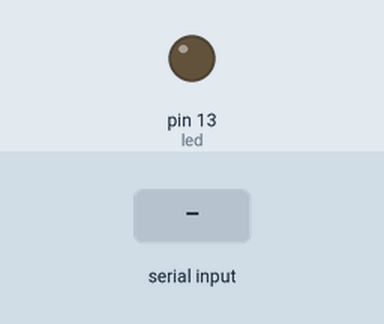
A sketch run on a simulated Arduino Uno, built with avr-gcc and run on an emulated ATmega328P. Parts: output pins drawn as LEDs (lit = HIGH). Inputs (shaded band) come from the test bench.

Above: at 1.2 s.
1.3 s: "a\n" received over Serial
At 4.2 s:
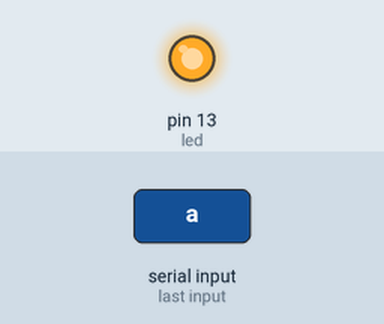
Timing chart, 0 to 10.3 s (numbered marks = the images above; inputs shaded):
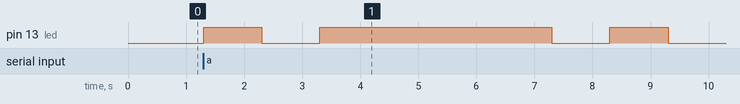

The sketch:

7.5morse__.ino
```cpp
#define _dottime 1000
int led = 13;
char c;

void setup() {
    pinMode(led, OUTPUT);
    Serial.begin(9600);
}

void loop() {
    if(Serial.available())
    {
      c = Serial.read();
      Morse_Led(led,c);
    }
}

void Morse_Led(int pin,char c)
{
  switch(c){
    case 'a':
    case 'A':Morse_dot(pin);Morse_dash(pin);break;
    case 'b':
    case 'B':Morse_dash(pin);Morse_dot(pin);Morse_dot(pin);Morse_dot(pin);break;
    case 'c':
    case 'C':Morse_dash(pin);Morse_dot(pin);Morse_dash(pin);Morse_dot(pin);break;
    case 'd':
    case 'D':Morse_dash(pin);Morse_dot(pin);Morse_dot(pin);break;
    case 'e':
    case 'E':Morse_dot(pin);break;
    case 'f':
    case 'F':Morse_dot(pin);Morse_dot(pin);Morse_dash(pin);Morse_dot(pin);break;
    case 'g':
    case 'G':Morse_dash(pin);Morse_dash(pin);Morse_dot(pin);break;
    case 'h':
    case 'H':Morse_dot(pin);Morse_dot(pin);Morse_dot(pin);Morse_dot(pin);break;
    case 'i':
    case 'I':Morse_dot(pin);Morse_dot(pin);break;
    case 'j':
    case 'J':Morse_dot(pin);Morse_dash(pin);Morse_dash(pin);Morse_dash(pin);break;
    case 'k':
    case 'K':Morse_dash(pin);Morse_dot(pin);Morse_dash(pin);break;
    case 'l':
    case 'L':Morse_dot(pin);Morse_dash(pin);Morse_dot(pin);Morse_dot(pin);break;
    case 'm':
    case 'M':Morse_dash(pin);Morse_dash(pin);break;
    case 'n':
    case 'N':Morse_dash(pin);Morse_dot(pin);break;
    case 'o':
    case 'O':Morse_dash(pin);Morse_dash(pin);Morse_dash(pin);break;
    case 'p':
    case 'P':Morse_dot(pin);Morse_dash(pin);Morse_dash(pin);Morse_dot(pin);break;
    case 'q':
    case 'Q':Morse_dash(pin);Morse_dash(pin);Morse_dot(pin);Morse_dash(pin);break;
    case 'r':
    case 'R':Morse_dot(pin);Morse_dash(pin);Morse_dot(pin);break;
    case 's':
    case 'S':Morse_dot(pin);Morse_dash(pin);Morse_dot(pin);break;
    case 't':
    case 'T':Morse_dash(pin);break;
    case 'u':
    case 'U':Morse_dot(pin);Morse_dot(pin);Morse_dash(pin);break;
    case 'v':
    case 'V':Morse_dot(pin);Morse_dot(pin);Morse_dot(pin);Morse_dash(pin);break;
    case 'w':
    case 'W':Morse_dot(pin);Morse_dash(pin);Morse_dash(pin);break;
    case 'x':
    case 'X':Morse_dash(pin);Morse_dot(pin);Morse_dot(pin);Morse_dash(pin);break;
    case 'y':
    case 'Y':Morse_dash(pin);Morse_dot(pin);Morse_dash(pin);Morse_dash(pin);break;
    case 'z':
    case 'Z':Morse_dash(pin);Morse_dash(pin);Morse_dot(pin);Morse_dot(pin);break;
    case ' ':Morse_dot(pin);Morse_dot(pin);Morse_dot(pin);Morse_dash(pin);Morse_dash(pin);Morse_dot(pin);Morse_dot(pin);Morse_dash(pin);Morse_dash(pin);Morse_dash(pin);break;
    case '\n':Morse_dot(pin);Morse_dash(pin);Morse_dash(pin);Morse_dash(pin);Morse_dash(pin);Morse_dot(pin);Morse_dot(pin);Morse_dot(pin);Morse_dash(pin);Morse_dash(pin);break;
  };
}

void Morse_dot(int _pin)
{
  digitalWrite(_pin,HIGH);
  delay(_dottime);
  digitalWrite(_pin,LOW);
  delay(_dottime);
}

void Morse_dash(int _pin)
{
  digitalWrite(_pin,HIGH);
  delay(_dottime*4);
  digitalWrite(_pin,LOW);
  delay(_dottime);
}
```

Measured:
- after the input at 1.3 s, pin 13 (led): goes HIGH 1.0 s, LOW 1.0 s, HIGH 4.0 s, LOW 1.0 s, HIGH 1.0 s, then LOW, starting at once
